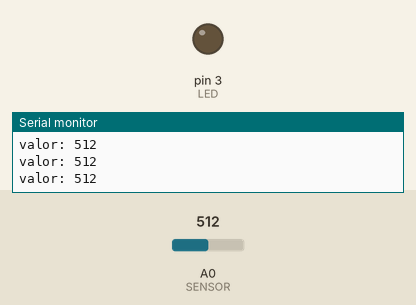
Bench run of a sketch on a simulated Arduino Uno, built with avr-gcc and run on an emulated ATmega328P. On the bench: output pins drawn as LEDs (lit = HIGH), the last lines printed to the serial monitor. Inputs (shaded band) come from the test bench; at power-on: A0 (SENSOR) = 512.

Above: at 1.3 s.
1.4 s: A0 (SENSOR) set to 230
At 2.0 s:
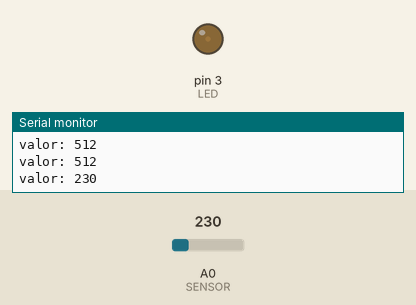
3.0 s: A0 (SENSOR) set to 122
At 4.2 s:
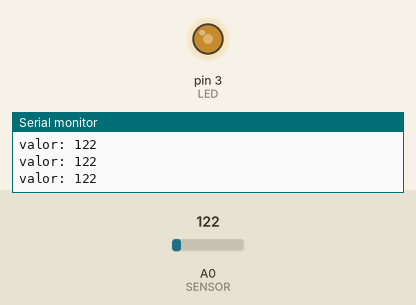
4.5 s: A0 (SENSOR) set to 0
At 5.6 s:
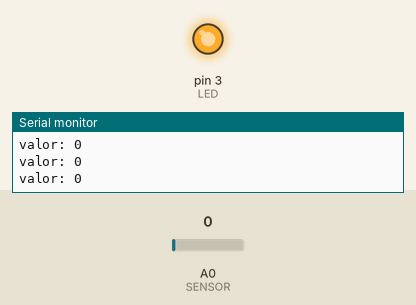
Timing chart, 0 to 7.5 s (numbered marks = the images above; inputs shaded):
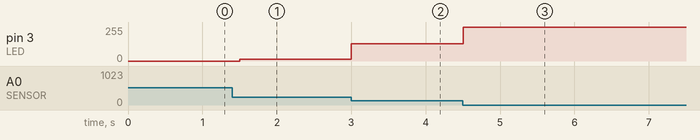

The sketch:

Cap14_5_LDR_SerialandLED.ino
```cpp
/*
  Capitulo 14 de Arduino desde cero en Español.
  Programa que utiliza el modulo KY-018 o fotoresistencia para cambiar el brillo
  del LED de forma inversamente proporcional a la luz captada.

  Autor: bitwiseAr

*/

int SENSOR = 0;     // pin S de modulo a entrada analogica A0
int LED = 3;      // LED en pin 3
int VALOR;      // almacena valor leido de entrada A0
int PWM;
int MAX_VALUE =240;
int MIN_VALUE=10;
void setup(){
  pinMode(LED, OUTPUT);   // pin 3 como salida
  // entradas analogicas no requieren inicialización
  // initialize the serial communication:
  Serial.begin(9600);
}

void loop(){
  VALOR = analogRead(SENSOR);   // lee valor de entrada A0
  Serial.print("valor: "); //writes the value to serial monitor.
  Serial.println(VALOR);
  if (VALOR>=MAX_VALUE)
  {
    VALOR=MAX_VALUE;
  }
  if (VALOR<=MIN_VALUE)
  {
    VALOR=MIN_VALUE;
  }
  PWM = map(VALOR, MIN_VALUE, MAX_VALUE, 255, 0);  // convierte valores de entrada 0-1023 a 255-0 para brillo
  analogWrite(LED, PWM);    // escribe valor al LED
  delay(500); //waits one second
}
```

Measured:
- after the input at 1.4 s, pin 3 (LED): 0/255 → 12/255 after 0.10 s
- after the input at 3.0 s, pin 3 (LED): 12/255 → 131/255 at once
- after the input at 4.5 s, pin 3 (LED): 131/255 → 255/255 at once
